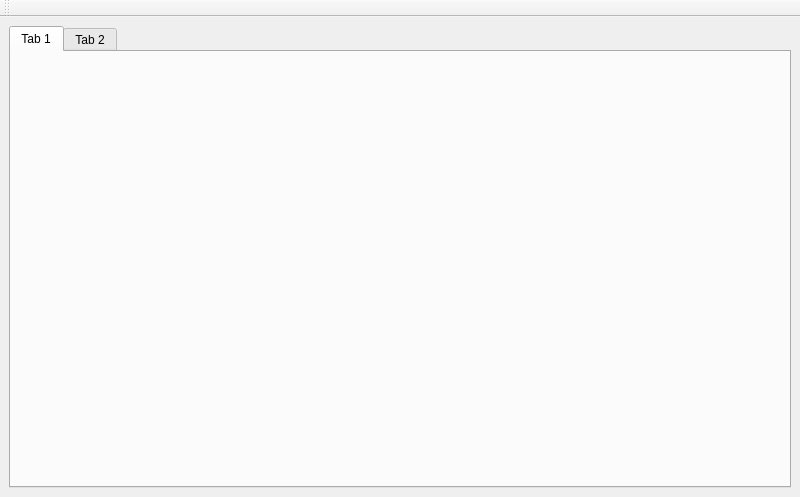
<?xml version="1.0" encoding="UTF-8"?>
<ui version="4.0">
 <class>MainWindow</class>
 <widget class="QMainWindow" name="MainWindow">
  <property name="geometry">
   <rect>
    <x>0</x>
    <y>0</y>
    <width>800</width>
    <height>497</height>
   </rect>
  </property>
  <property name="sizePolicy">
   <sizepolicy hsizetype="Expanding" vsizetype="Expanding">
    <horstretch>0</horstretch>
    <verstretch>0</verstretch>
   </sizepolicy>
  </property>
  <property name="windowTitle">
   <string>MainWindow</string>
  </property>
  <widget class="QWidget" name="centralwidget">
   <layout class="QHBoxLayout" name="horizontalLayout">
    <item>
     <widget class="QTabWidget" name="tabWidget">
      <property name="currentIndex">
       <number>0</number>
      </property>
      <widget class="QWidget" name="tab">
       <attribute name="title">
        <string>Tab 1</string>
       </attribute>
      </widget>
      <widget class="QWidget" name="tab_2">
       <attribute name="title">
        <string>Tab 2</string>
       </attribute>
      </widget>
     </widget>
    </item>
   </layout>
  </widget>
  <widget class="QToolBar" name="toolBar">
   <property name="windowTitle">
    <string>toolBar</string>
   </property>
   <attribute name="toolBarArea">
    <enum>TopToolBarArea</enum>
   </attribute>
   <attribute name="toolBarBreak">
    <bool>false</bool>
   </attribute>
  </widget>
 </widget>
 <resources/>
 <connections/>
</ui>
